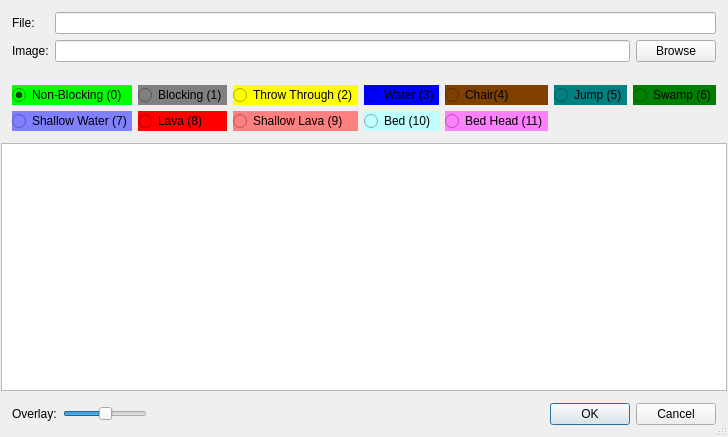
<?xml version="1.0" encoding="UTF-8"?>
<ui version="4.0">
 <class>EditTilesetDialogClass</class>
 <widget class="QDialog" name="EditTilesetDialogClass">
  <property name="geometry">
   <rect>
    <x>0</x>
    <y>0</y>
    <width>708</width>
    <height>437</height>
   </rect>
  </property>
  <property name="windowTitle">
   <string>Edit Tileset</string>
  </property>
  <property name="sizeGripEnabled">
   <bool>true</bool>
  </property>
  <layout class="QVBoxLayout" name="verticalLayout">
   <property name="spacing">
    <number>1</number>
   </property>
   <property name="leftMargin">
    <number>1</number>
   </property>
   <property name="topMargin">
    <number>1</number>
   </property>
   <property name="rightMargin">
    <number>1</number>
   </property>
   <property name="bottomMargin">
    <number>1</number>
   </property>
   <item>
    <widget class="QWidget" name="formWidget" native="true">
     <property name="sizePolicy">
      <sizepolicy hsizetype="Preferred" vsizetype="Maximum">
       <horstretch>0</horstretch>
       <verstretch>0</verstretch>
      </sizepolicy>
     </property>
     <layout class="QFormLayout" name="formLayout_2">
      <property name="sizeConstraint">
       <enum>QLayout::SizeConstraint::SetDefaultConstraint</enum>
      </property>
      <item row="0" column="0">
       <widget class="QLabel" name="fileLabel">
        <property name="text">
         <string>File:</string>
        </property>
       </widget>
      </item>
      <item row="0" column="1">
       <widget class="QLineEdit" name="fileLineEdit">
        <property name="readOnly">
         <bool>true</bool>
        </property>
       </widget>
      </item>
      <item row="1" column="0">
       <widget class="QLabel" name="imageLabel">
        <property name="text">
         <string>Image:</string>
        </property>
       </widget>
      </item>
      <item row="1" column="1">
       <widget class="QWidget" name="imageWidget" native="true">
        <layout class="QHBoxLayout" name="horizontalLayout_3">
         <property name="leftMargin">
          <number>0</number>
         </property>
         <property name="topMargin">
          <number>0</number>
         </property>
         <property name="rightMargin">
          <number>0</number>
         </property>
         <property name="bottomMargin">
          <number>0</number>
         </property>
         <item>
          <widget class="QLineEdit" name="imageTextBox"/>
         </item>
         <item>
          <widget class="QPushButton" name="browseButton">
           <property name="minimumSize">
            <size>
             <width>75</width>
             <height>0</height>
            </size>
           </property>
           <property name="text">
            <string>Browse</string>
           </property>
           <property name="autoDefault">
            <bool>false</bool>
           </property>
          </widget>
         </item>
        </layout>
       </widget>
      </item>
     </layout>
    </widget>
   </item>
   <item>
    <widget class="QWidget" name="widget" native="true">
     <property name="sizePolicy">
      <sizepolicy hsizetype="Preferred" vsizetype="Fixed">
       <horstretch>0</horstretch>
       <verstretch>0</verstretch>
      </sizepolicy>
     </property>
     <property name="minimumSize">
      <size>
       <width>0</width>
       <height>0</height>
      </size>
     </property>
     <layout class="QGridLayout" name="gridLayout">
      <item row="1" column="4">
       <widget class="QRadioButton" name="radioButtonType11">
        <property name="toolTip">
         <string>11</string>
        </property>
        <property name="styleSheet">
         <string notr="true">background-color: rgb(255, 128, 255);</string>
        </property>
        <property name="text">
         <string>Bed Head (11)</string>
        </property>
       </widget>
      </item>
      <item row="1" column="1">
       <widget class="QRadioButton" name="radioButtonType8">
        <property name="toolTip">
         <string>8</string>
        </property>
        <property name="styleSheet">
         <string notr="true">background-color: red;</string>
        </property>
        <property name="text">
         <string>Lava (8)</string>
        </property>
        <property name="shortcut">
         <string>8</string>
        </property>
       </widget>
      </item>
      <item row="1" column="0">
       <widget class="QRadioButton" name="radioButtonType7">
        <property name="toolTip">
         <string>7</string>
        </property>
        <property name="styleSheet">
         <string notr="true">background-color: rgb(128, 128, 255);</string>
        </property>
        <property name="text">
         <string>Shallow Water (7)</string>
        </property>
        <property name="shortcut">
         <string>7</string>
        </property>
       </widget>
      </item>
      <item row="0" column="5">
       <widget class="QRadioButton" name="radioButtonType5">
        <property name="toolTip">
         <string>5</string>
        </property>
        <property name="styleSheet">
         <string notr="true">background-color: teal;</string>
        </property>
        <property name="text">
         <string>Jump (5)</string>
        </property>
        <property name="shortcut">
         <string>5</string>
        </property>
       </widget>
      </item>
      <item row="0" column="2">
       <widget class="QRadioButton" name="radioButtonType2">
        <property name="toolTip">
         <string>2</string>
        </property>
        <property name="styleSheet">
         <string notr="true">background-color: yellow</string>
        </property>
        <property name="text">
         <string>Throw Through (2)</string>
        </property>
        <property name="shortcut">
         <string>2</string>
        </property>
       </widget>
      </item>
      <item row="1" column="2">
       <widget class="QRadioButton" name="radioButtonType9">
        <property name="toolTip">
         <string>9</string>
        </property>
        <property name="styleSheet">
         <string notr="true">background-color: rgb(255, 128, 128);</string>
        </property>
        <property name="text">
         <string>Shallow Lava (9)</string>
        </property>
        <property name="shortcut">
         <string>9</string>
        </property>
       </widget>
      </item>
      <item row="0" column="4">
       <widget class="QRadioButton" name="radioButtonType4">
        <property name="toolTip">
         <string>4</string>
        </property>
        <property name="styleSheet">
         <string notr="true">background-color: rgb(128, 64, 0);</string>
        </property>
        <property name="text">
         <string>Chair(4)</string>
        </property>
        <property name="shortcut">
         <string>4</string>
        </property>
       </widget>
      </item>
      <item row="0" column="0">
       <widget class="QRadioButton" name="radioButtonType0">
        <property name="toolTip">
         <string>0</string>
        </property>
        <property name="styleSheet">
         <string notr="true">background-color: lime</string>
        </property>
        <property name="text">
         <string>Non-Blocking (0)</string>
        </property>
        <property name="shortcut">
         <string>0</string>
        </property>
        <property name="checked">
         <bool>true</bool>
        </property>
       </widget>
      </item>
      <item row="0" column="6">
       <widget class="QRadioButton" name="radioButtonType6">
        <property name="toolTip">
         <string>6</string>
        </property>
        <property name="styleSheet">
         <string notr="true">background-color: green</string>
        </property>
        <property name="text">
         <string>Swamp (6)</string>
        </property>
        <property name="shortcut">
         <string>6</string>
        </property>
       </widget>
      </item>
      <item row="0" column="1">
       <widget class="QRadioButton" name="radioButtonType1">
        <property name="toolTip">
         <string>1</string>
        </property>
        <property name="styleSheet">
         <string notr="true">background-color: gray</string>
        </property>
        <property name="text">
         <string>Blocking (1)</string>
        </property>
        <property name="shortcut">
         <string>1</string>
        </property>
       </widget>
      </item>
      <item row="0" column="3">
       <widget class="QRadioButton" name="radioButtonType3">
        <property name="toolTip">
         <string>3</string>
        </property>
        <property name="styleSheet">
         <string notr="true">background-color: blue</string>
        </property>
        <property name="text">
         <string>Water (3)</string>
        </property>
        <property name="shortcut">
         <string>3</string>
        </property>
       </widget>
      </item>
      <item row="1" column="3">
       <widget class="QRadioButton" name="radioButtonType10">
        <property name="toolTip">
         <string>10</string>
        </property>
        <property name="styleSheet">
         <string notr="true">background-color: rgb(192, 255, 255);</string>
        </property>
        <property name="text">
         <string>Bed (10)</string>
        </property>
       </widget>
      </item>
     </layout>
    </widget>
   </item>
   <item>
    <widget class="TilesEditor::GraphicsView" name="graphicsView">
     <property name="sizePolicy">
      <sizepolicy hsizetype="Preferred" vsizetype="Preferred">
       <horstretch>0</horstretch>
       <verstretch>0</verstretch>
      </sizepolicy>
     </property>
     <property name="alignment">
      <set>Qt::AlignmentFlag::AlignLeading|Qt::AlignmentFlag::AlignLeft|Qt::AlignmentFlag::AlignTop</set>
     </property>
    </widget>
   </item>
   <item>
    <widget class="QWidget" name="widget_2" native="true">
     <property name="sizePolicy">
      <sizepolicy hsizetype="Preferred" vsizetype="Fixed">
       <horstretch>0</horstretch>
       <verstretch>0</verstretch>
      </sizepolicy>
     </property>
     <property name="minimumSize">
      <size>
       <width>0</width>
       <height>0</height>
      </size>
     </property>
     <layout class="QHBoxLayout" name="horizontalLayout">
      <item>
       <widget class="QLabel" name="label_2">
        <property name="text">
         <string>Overlay:</string>
        </property>
       </widget>
      </item>
      <item>
       <widget class="QSlider" name="overlaySlider">
        <property name="sizePolicy">
         <sizepolicy hsizetype="Fixed" vsizetype="Fixed">
          <horstretch>0</horstretch>
          <verstretch>0</verstretch>
         </sizepolicy>
        </property>
        <property name="value">
         <number>50</number>
        </property>
        <property name="orientation">
         <enum>Qt::Orientation::Horizontal</enum>
        </property>
       </widget>
      </item>
      <item>
       <spacer name="horizontalSpacer">
        <property name="orientation">
         <enum>Qt::Orientation::Horizontal</enum>
        </property>
        <property name="sizeHint" stdset="0">
         <size>
          <width>40</width>
          <height>20</height>
         </size>
        </property>
       </spacer>
      </item>
      <item>
       <widget class="QDialogButtonBox" name="buttonBox">
        <property name="standardButtons">
         <set>QDialogButtonBox::StandardButton::Cancel|QDialogButtonBox::StandardButton::Ok</set>
        </property>
       </widget>
      </item>
     </layout>
    </widget>
   </item>
  </layout>
 </widget>
 <layoutdefault spacing="6" margin="11"/>
 <customwidgets>
  <customwidget>
   <class>TilesEditor::GraphicsView</class>
   <extends>QGraphicsView</extends>
   <header location="global">GraphicsView.h</header>
  </customwidget>
 </customwidgets>
 <resources>
  <include location="../Resources/MainWindow.qrc"/>
 </resources>
 <connections>
  <connection>
   <sender>buttonBox</sender>
   <signal>accepted()</signal>
   <receiver>EditTilesetDialogClass</receiver>
   <slot>accept()</slot>
   <hints>
    <hint type="sourcelabel">
     <x>562</x>
     <y>401</y>
    </hint>
    <hint type="destinationlabel">
     <x>353</x>
     <y>211</y>
    </hint>
   </hints>
  </connection>
  <connection>
   <sender>buttonBox</sender>
   <signal>rejected()</signal>
   <receiver>EditTilesetDialogClass</receiver>
   <slot>reject()</slot>
   <hints>
    <hint type="sourcelabel">
     <x>562</x>
     <y>401</y>
    </hint>
    <hint type="destinationlabel">
     <x>353</x>
     <y>211</y>
    </hint>
   </hints>
  </connection>
 </connections>
</ui>
